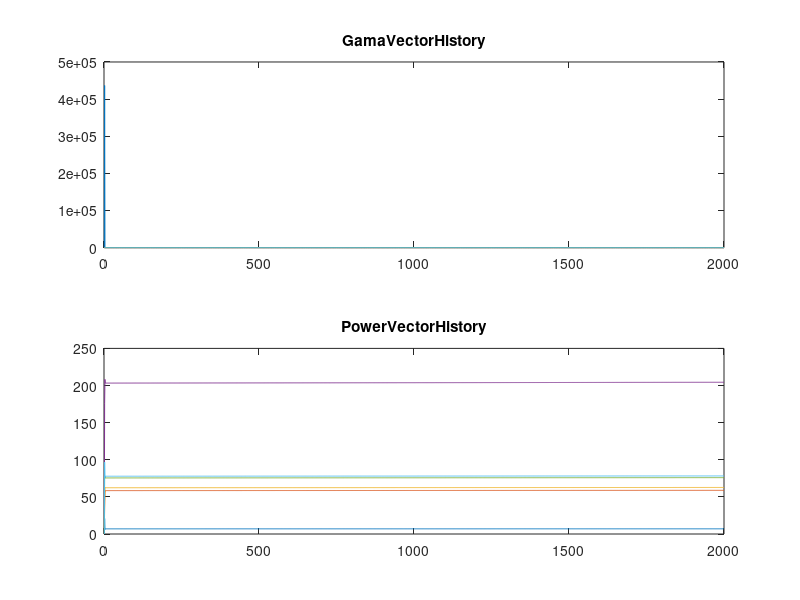
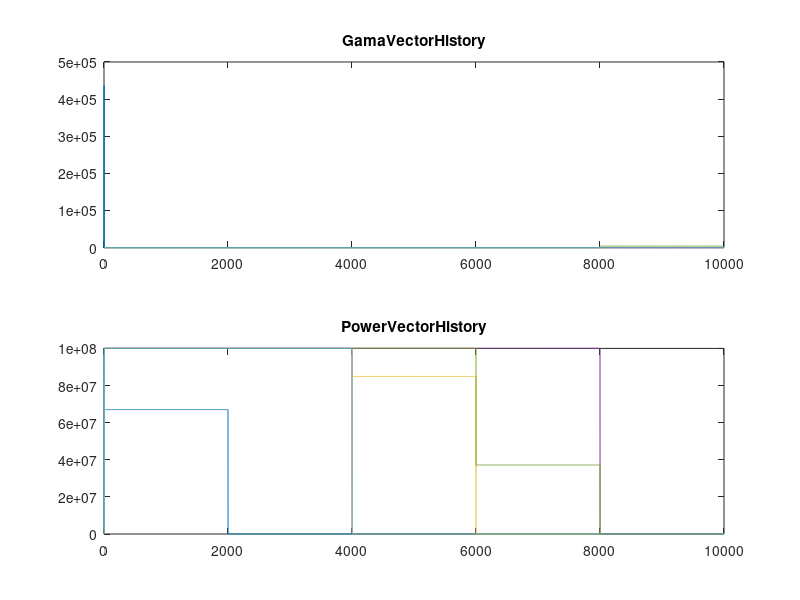
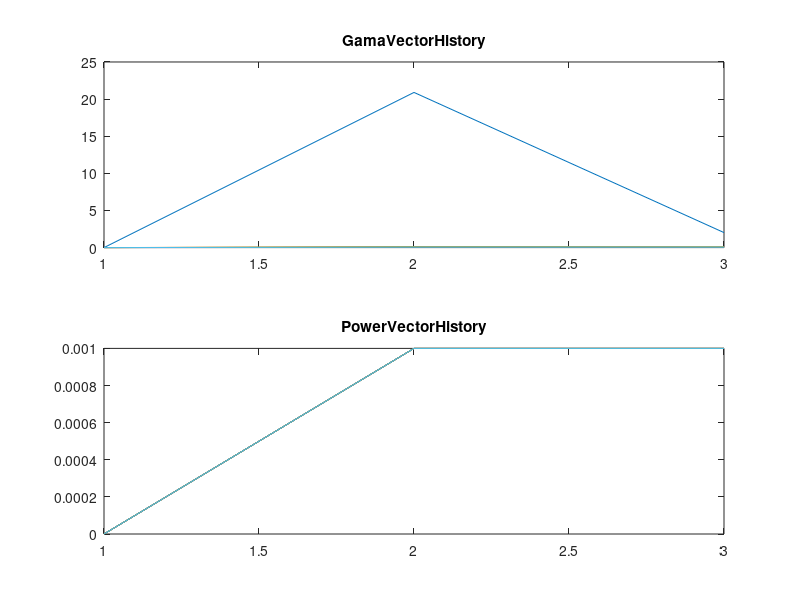

The MATLAB source for these figures, in order:
% Milad Khademi Nori 95123012
% Exercise 3
% Dynamic Target-SINR Tracking Power Control

% Cell coverage area = 100m * 100m
% Background noise power DELTA2= e-10W
% OPC and DTPC constant Ettai = e-3
% Path gain hi = 0.09d^(-3)
% Simulate the system under the above conditions. The users should be uniformly distributed in the cell.
% X = rand (1, Nu) * 100;  %1:Length/Nu:Length;
% Y = rand (1, Nu) * 100;  %1:Length/Nu:Length;
% XYVector = [X;Y]';
XYVector = [24.0707 25.4790 ; 67.6122 22.4040 ; 28.9065 66.7833 ; 67.1808 84.4392 ; 69.5140 34.4462 ; 6.7993 78.0520];

% 1. Plot SINR and power of each user versus the number of iterations (a measure of time).

Nu = 6;
R = zeros(Nu ,1);
Rth = zeros(Nu ,1);
whichUpdateFunction = 'DTPC'; % TPC or OPC or DTPC
TargetSINRGama = 0.2 * ones( Nu , 1);
Length = 100;
Width = 100;
DeltaPower2 = 1e-10 * ones( Nu , 1);
Ni = 0.001;
NiVec = Ni * ones( Nu , 1);
PositionOfBS = [ 0 , 0 ];
DistanceFromBS = pdist2(XYVector,PositionOfBS,'euclidean');
PathGainh = 0.09*DistanceFromBS.^(-3);
MaxOfIteration = 2000;
PowerVector = zeros( Nu , 1);
GamaVector = zeros( Nu , 1);
PowerVectorHistory = [];
GamaVectorHistory = [];
PreGamaVector = zeros( Nu , 1);
PostGamaVector = zeros( Nu , 1);
PrePowerVector = zeros( Nu , 1);
PostPowerVector = zeros( Nu , 1);

for k = 1:MaxOfIteration
    PowerVectorHistory = [PowerVectorHistory;PowerVector'];
    GamaVectorHistory = [GamaVectorHistory;GamaVector'];
    PreGamaVector = PostGamaVector;
    PrePowerVector = PostPowerVector;
    for i = 1:Nu
        if (strcmp(whichUpdateFunction,'TPC'))
        
        PowerVector( i , 1 ) =  TargetSINRGama( i , 1 ) * ( PowerVector' * PathGainh ...
        - PowerVector( i , 1 ) * PathGainh( i , 1 ) + DeltaPower2( i , 1 ) )/(PathGainh( i , 1 ));

        GamaVector( i , 1 ) = ( PowerVector( i , 1 ) * PathGainh( i , 1 ))/( PowerVector' * PathGainh ...
        - PowerVector( i , 1 ) * PathGainh( i , 1 ) + DeltaPower2( i , 1 ) );
        elseif (strcmp(whichUpdateFunction,'OPC'))
            
        PowerVector( i , 1 ) =  NiVec( i , 1) / (( PowerVector' * PathGainh ...
        - PowerVector( i , 1 ) * PathGainh( i , 1 ) + DeltaPower2( i , 1 ) )/(PathGainh( i , 1 )));

        GamaVector( i , 1 ) = ( PowerVector( i , 1 ) * PathGainh( i , 1 ))/( PowerVector' * PathGainh ...
        - PowerVector( i , 1 ) * PathGainh( i , 1 ) + DeltaPower2( i , 1 ) );
                
        elseif (strcmp(whichUpdateFunction,'DTPC'))
            
            R (i ,1) = ( PowerVector' * PathGainh - PowerVector( i , 1 ) * PathGainh( i , 1 ) + ...
                DeltaPower2( i , 1 ) )/(PathGainh( i , 1 ));
            Rth (i ,1) = sqrt(NiVec( i , 1)/TargetSINRGama( i , 1 )); 
            if (R (i ,1) >= Rth (i ,1))   %
                PowerVector( i , 1 ) =  (TargetSINRGama( i , 1 ) * ( PowerVector' * PathGainh ...
                - PowerVector( i , 1 ) * PathGainh( i , 1 ) + DeltaPower2( i , 1 ) ))/(PathGainh( i , 1 ));
                 
             else
                PowerVector( i , 1 ) =  NiVec( i , 1) / (( PowerVector' * PathGainh ...
                - PowerVector( i , 1 ) * PathGainh( i , 1 ) + DeltaPower2( i , 1 ) )/(PathGainh( i , 1 )));
                 
            end
                GamaVector( i , 1 ) = ( PowerVector( i , 1 ) * PathGainh( i , 1 ))/( PowerVector' * PathGainh ...
                - PowerVector( i , 1 ) * PathGainh( i , 1 ) + DeltaPower2( i , 1 ) );
            
        end
    end
    PostGamaVector = GamaVector;
    PostPowerVector = PowerVector;
    if (abs(PostGamaVector - PreGamaVector) <= 0.000000000001) 
        if (abs(PostPowerVector - PrePowerVector) <= 0.000000000001)
        break;
        end
    end

end

figure
subplot(2,1,1);
plot(GamaVectorHistory);
title('GamaVectorHistory');
subplot(2,1,2);
plot(PowerVectorHistory);
title('PowerVectorHistory');
%% QUESTION7
% Milad Khademi Nori 95123012
% Exercise 3
% Dynamic Target-SINR Tracking Power Control

% Cell coverage area = 100m * 100m
% Background noise power DELTA2= e-10W
% OPC and DTPC constant Ettai = e-3
% Path gain hi = 0.09d^(-3)
% Simulate the system under the above conditions. The users should be uniformly distributed in the cell.
% X = rand (1, Nu) * 100;  %1:Length/Nu:Length;
% Y = rand (1, Nu) * 100;  %1:Length/Nu:Length;
% XYVector = [X;Y]';
XYVector = [24.0707 25.4790 ; 67.6122 22.4040 ; 28.9065 66.7833 ; 67.1808 84.4392 ; 69.5140 34.4462 ; 6.7993 78.0520];

% 1. Plot SINR and power of each user versus the number of iterations (a measure of time).

Nu = 6;
R = zeros(Nu ,1);
Rth = zeros(Nu ,1);
whichUpdateFunction = 'DTPC'; % TPC or OPC or DTPC
TargetSINRGama = [1.5;0.5;0.75;1.25;1;1.5];
Length = 100;
Width = 100;
DeltaPower2 = 1e-10 * ones( Nu , 1);
Ni = 0.001;
NiVec = Ni * ones( Nu , 1);
PositionOfBS = [ 0 , 0 ];
DistanceFromBS = pdist2(XYVector,PositionOfBS,'euclidean');
PathGainh = 0.09*DistanceFromBS.^(-3);
MaxOfIteration = 10000;
PowerVector = zeros( Nu , 1);
GamaVector = zeros( Nu , 1);
PowerVectorHistory = [];
GamaVectorHistory = [];
PreGamaVector = zeros( Nu , 1);
PostGamaVector = zeros( Nu , 1);
PrePowerVector = zeros( Nu , 1);
PostPowerVector = zeros( Nu , 1);

for k = 1:MaxOfIteration
    PowerVectorHistory = [PowerVectorHistory;PowerVector'];
    GamaVectorHistory = [GamaVectorHistory;GamaVector'];
    PreGamaVector = PostGamaVector;
    PrePowerVector = PostPowerVector;
    if k >= 2000
        TargetSINRGama( 1 , 1 ) = 0;
        NiVec( 1 , 1) = 0;
    end
    if k >= 4000
        TargetSINRGama( 2 , 1 ) = 0;
        NiVec( 2 , 1) = 0;
        TargetSINRGama( 6 , 1 ) = 0;
        NiVec( 6 , 1) = 0;
    end
    if k >= 6000
        TargetSINRGama( 3 , 1 ) = 0;
        NiVec( 3 , 1) = 0;
    end
    if k >= 8000
        TargetSINRGama( 4 , 1 ) = 0;
        NiVec( 4 , 1) = 0;
    end
    if k >= 10000
        TargetSINRGama( 5 , 1 ) = 0;
        NiVec( 5 , 1) = 0;
    end
    for i = 1:Nu
        if (strcmp(whichUpdateFunction,'TPC'))
        
        PowerVector( i , 1 ) =  TargetSINRGama( i , 1 ) * ( PowerVector' * PathGainh ...
        - PowerVector( i , 1 ) * PathGainh( i , 1 ) + DeltaPower2( i , 1 ) )/(PathGainh( i , 1 ));

        GamaVector( i , 1 ) = ( PowerVector( i , 1 ) * PathGainh( i , 1 ))/( PowerVector' * PathGainh ...
        - PowerVector( i , 1 ) * PathGainh( i , 1 ) + DeltaPower2( i , 1 ) );
        elseif (strcmp(whichUpdateFunction,'OPC'))
            
        PowerVector( i , 1 ) =  NiVec( i , 1) / (( PowerVector' * PathGainh ...
        - PowerVector( i , 1 ) * PathGainh( i , 1 ) + DeltaPower2( i , 1 ) )/(PathGainh( i , 1 )));

        GamaVector( i , 1 ) = ( PowerVector( i , 1 ) * PathGainh( i , 1 ))/( PowerVector' * PathGainh ...
        - PowerVector( i , 1 ) * PathGainh( i , 1 ) + DeltaPower2( i , 1 ) );
                
        elseif (strcmp(whichUpdateFunction,'DTPC'))
            
            R (i ,1) = ( PowerVector' * PathGainh - PowerVector( i , 1 ) * PathGainh( i , 1 ) + ...
                DeltaPower2( i , 1 ) )/(PathGainh( i , 1 ));
            Rth (i ,1) = sqrt(NiVec( i , 1)/TargetSINRGama( i , 1 )); 
            if (R (i ,1) >= Rth (i ,1))   %
                PowerVector( i , 1 ) =  (TargetSINRGama( i , 1 ) * ( PowerVector' * PathGainh ...
                - PowerVector( i , 1 ) * PathGainh( i , 1 ) + DeltaPower2( i , 1 ) ))/(PathGainh( i , 1 ));
                 
             else
                PowerVector( i , 1 ) =  NiVec( i , 1) / (( PowerVector' * PathGainh ...
                - PowerVector( i , 1 ) * PathGainh( i , 1 ) + DeltaPower2( i , 1 ) )/(PathGainh( i , 1 )));
                 
            end
                GamaVector( i , 1 ) = ( PowerVector( i , 1 ) * PathGainh( i , 1 ))/( PowerVector' * PathGainh ...
                - PowerVector( i , 1 ) * PathGainh( i , 1 ) + DeltaPower2( i , 1 ) );
            
        end
        if PowerVector( i , 1 ) >= 100000000
           PowerVector( i , 1 ) = 100000000; 
                GamaVector( i , 1 ) = ( PowerVector( i , 1 ) * PathGainh( i , 1 ))/( PowerVector' * PathGainh ...
                - PowerVector( i , 1 ) * PathGainh( i , 1 ) + DeltaPower2( i , 1 ) );
        end
    end
    PostGamaVector = GamaVector;
    PostPowerVector = PowerVector;
%     if (abs(PostGamaVector - PreGamaVector) <= 0.000000000001) 
%         if (abs(PostPowerVector - PrePowerVector) <= 0.000000000001)
%         break;
%         end
%     end

end

figure
subplot(2,1,1);
plot(GamaVectorHistory);
title('GamaVectorHistory');
subplot(2,1,2);
plot(PowerVectorHistory);
title('PowerVectorHistory');

%% Part 2  Constrained
XYVector = [24.0707 25.4790 ; 67.6122 22.4040 ; 28.9065 66.7833 ; 67.1808 84.4392 ; 69.5140 34.4462 ; 6.7993 78.0520];

% 1. Plot SINR and power of each user versus the number of iterations (a measure of time).

Nu = 6;
R = zeros(Nu ,1);
Rth = zeros(Nu ,1);
whichUpdateFunction = 'DTPC'; % TPC or OPC or DTPC
TargetSINRGama = 0.2 * ones( Nu , 1);
Length = 100;
Width = 100;
DeltaPower2 = 1e-10 * ones( Nu , 1);
Ni = 0.001;
NiVec = Ni * ones( Nu , 1);
PositionOfBS = [ 0 , 0 ];
DistanceFromBS = pdist2(XYVector,PositionOfBS,'euclidean');
PathGainh = 0.09*DistanceFromBS.^(-3);
MaxOfIteration = 2000;
PowerVector = zeros( Nu , 1);
GamaVector = zeros( Nu , 1);
PowerVectorHistory = [];
GamaVectorHistory = [];
PreGamaVector = zeros( Nu , 1);
PostGamaVector = zeros( Nu , 1);
PrePowerVector = zeros( Nu , 1);
PostPowerVector = zeros( Nu , 1);

for k = 1:MaxOfIteration
    PowerVectorHistory = [PowerVectorHistory;PowerVector'];
    GamaVectorHistory = [GamaVectorHistory;GamaVector'];
    PreGamaVector = PostGamaVector;
    PrePowerVector = PostPowerVector;
    for i = 1:Nu
        if (strcmp(whichUpdateFunction,'TPC'))
        
        PowerVector( i , 1 ) =  TargetSINRGama( i , 1 ) * ( PowerVector' * PathGainh ...
        - PowerVector( i , 1 ) * PathGainh( i , 1 ) + DeltaPower2( i , 1 ) )/(PathGainh( i , 1 ));

        GamaVector( i , 1 ) = ( PowerVector( i , 1 ) * PathGainh( i , 1 ))/( PowerVector' * PathGainh ...
        - PowerVector( i , 1 ) * PathGainh( i , 1 ) + DeltaPower2( i , 1 ) );
        elseif (strcmp(whichUpdateFunction,'OPC'))
            
        PowerVector( i , 1 ) =  NiVec( i , 1) / (( PowerVector' * PathGainh ...
        - PowerVector( i , 1 ) * PathGainh( i , 1 ) + DeltaPower2( i , 1 ) )/(PathGainh( i , 1 )));

        GamaVector( i , 1 ) = ( PowerVector( i , 1 ) * PathGainh( i , 1 ))/( PowerVector' * PathGainh ...
        - PowerVector( i , 1 ) * PathGainh( i , 1 ) + DeltaPower2( i , 1 ) );
                
        elseif (strcmp(whichUpdateFunction,'DTPC'))
            
            R (i ,1) = ( PowerVector' * PathGainh - PowerVector( i , 1 ) * PathGainh( i , 1 ) + ...
                DeltaPower2( i , 1 ) )/(PathGainh( i , 1 ));
            Rth (i ,1) = sqrt(NiVec( i , 1)/TargetSINRGama( i , 1 )); 
            if (R (i ,1) >= Rth (i ,1))   %
                PowerVector( i , 1 ) =  (TargetSINRGama( i , 1 ) * ( PowerVector' * PathGainh ...
                - PowerVector( i , 1 ) * PathGainh( i , 1 ) + DeltaPower2( i , 1 ) ))/(PathGainh( i , 1 ));
                 
             else
                PowerVector( i , 1 ) =  NiVec( i , 1) / (( PowerVector' * PathGainh ...
                - PowerVector( i , 1 ) * PathGainh( i , 1 ) + DeltaPower2( i , 1 ) )/(PathGainh( i , 1 )));
                 
            end
                GamaVector( i , 1 ) = ( PowerVector( i , 1 ) * PathGainh( i , 1 ))/( PowerVector' * PathGainh ...
                - PowerVector( i , 1 ) * PathGainh( i , 1 ) + DeltaPower2( i , 1 ) );
            
        end
         if PowerVector( i , 1 ) >= 0.001
           PowerVector( i , 1 ) = 0.001; 
                GamaVector( i , 1 ) = ( PowerVector( i , 1 ) * PathGainh( i , 1 ))/( PowerVector' * PathGainh ...
                - PowerVector( i , 1 ) * PathGainh( i , 1 ) + DeltaPower2( i , 1 ) );
        end
    end
    PostGamaVector = GamaVector;
    PostPowerVector = PowerVector;
    if (abs(PostGamaVector - PreGamaVector) <= 0.000000000001) 
        if (abs(PostPowerVector - PrePowerVector) <= 0.000000000001)
        break;
        end
    end

end

figure
subplot(2,1,1);
plot(GamaVectorHistory);
title('GamaVectorHistory');
subplot(2,1,2);
plot(PowerVectorHistory);
title('PowerVectorHistory');
